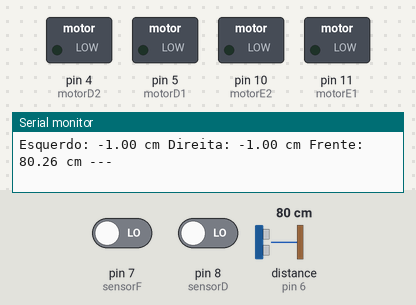
The sketch below on a simulated Arduino Uno, built with avr-gcc and run on an emulated ATmega328P. Shown: switched loads named in the sketch (green lamp = pin HIGH), the last lines printed to the serial monitor. Wiring (inferred from the names in the program): ultrasonic range finder: trigger pin 2; echo pin 6. Dashed ring = blinking. The inputs (shaded band) are chosen by the test bench; at power-on: distance to the obstacle (sensor on pin 6) 80 cm, pin 7 (sensorF) LOW, pin 8 (sensorD) LOW. The echo pulse lasts 58.3 µs per cm; pins used as bus, display or sensor lines are not drawn.

Above: at 1.2 s.
1.3 s: distance to the obstacle (sensor on pin 6) set to 2 cm
At 2.7 s:
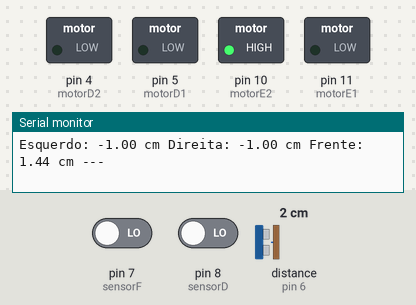
5.4 s: distance to the obstacle (sensor on pin 6) set to 18 cm
At 6.9 s:
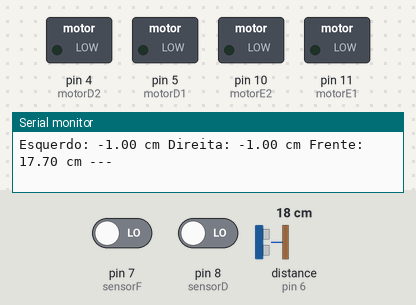
7.5 s: distance to the obstacle (sensor on pin 6) set to 4 cm
At 8.8 s:
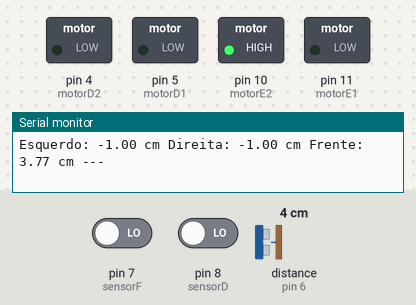
11.6 s: distance to the obstacle (sensor on pin 6) set to 35 cm
At 12.9 s:
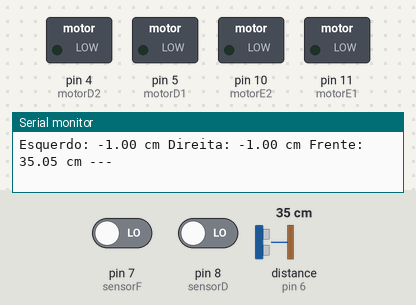
Timing chart, 0 to 14.4 s (numbered marks = the images above; inputs shaded):
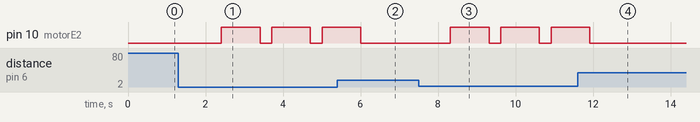

The sketch:

HC_SR04_Multiple.ino
```cpp
#include <HCSR04.h>
int pinVelD = 3;
int motorD1 = 5;
int motorD2 = 4;

int pinVelE = 9;
int motorE1 = 11;
int motorE2 = 10;

int sensorE= 6;
int sensorD= 8;
int sensorF= 7;

//int velo = 80;

byte triggerPin = 2;
byte echoCount = 3;
byte* echoPins = new byte[echoCount] {6, 7, 8};

void setup ()
{
  pinMode(sensorE,INPUT);
  pinMode(sensorD,INPUT);
  pinMode(sensorF,INPUT);

  pinMode(motorD1,OUTPUT);
  pinMode(motorD2,OUTPUT);
  pinMode(motorE1,OUTPUT);
  pinMode(motorE2,OUTPUT);

  Serial.begin(9600);
  HCSR04.begin(triggerPin, echoPins, echoCount);
}

void pararD()
{
  digitalWrite(motorD1, LOW);
  digitalWrite(motorD2, LOW);
  digitalWrite(pinVelD, 0);
}

void frenteD()
{
  digitalWrite(motorD1, HIGH);
  digitalWrite(motorD2, LOW);
  digitalWrite(pinVelD, 10);
}

void reversoD()
{
  digitalWrite(motorD1, LOW);
  digitalWrite(motorD2, HIGH);
  digitalWrite(pinVelD, 10);
}

void pararE()
{
  digitalWrite(motorE1, LOW);
  digitalWrite(motorE2, LOW);
  digitalWrite(pinVelE, 0);
}

void frenteE()
{
  digitalWrite(motorE1, HIGH);
  digitalWrite(motorE2, LOW);
  digitalWrite(pinVelE, 10);
}

void reversoE()
{
  digitalWrite(motorE1, LOW);
  digitalWrite(motorE2, HIGH);
  digitalWrite(pinVelE, 10);
}

void loop () {
  double* distances = HCSR04.measureDistanceCm();

  double distanciaF = distances[0];
  double distanciaE = distances[1];
  double distanciaD = distances[2];

  Serial.print("Esquerdo: ");
  Serial.print(distanciaE);
  Serial.print(" cm ");

  Serial.print("Direita: ");
  Serial.print(distanciaD);
  Serial.print(" cm ");

  Serial.print("Frente: ");
  Serial.print(distanciaF);
  Serial.print(" cm ");

  /*
  for (int i = 0; i < echoCount; i++) {
    Serial.print(i + 1);
    Serial.print(": ");
    Serial.print(distances[i]);
    Serial.println(" cm");
  }*/
  const double limiteFrente = 10;
  const double limiteLateral = 10;
  Serial.println("---");

 if(distanciaF < limiteFrente)
  {
    pararD();
    pararE();
    delay(300);
    reversoE();
    delay(300);
    pararD();
  }
  else if(distanciaE < limiteLateral)
  {
    pararD();
    pararE();
    delay(300);
    reversoE();
    pararE();
  }
  else if(distanciaD < limiteLateral)
  {
    pararD();
    pararE();
    delay(300);
    reversoD();
    delay(300);
    pararD();
  }
  else
  {
    frenteD();
    frenteE();
  }

  delay(600);
}
```

Measured:
- after the input at 1.3 s, pin 10 (motorE2): alternates HIGH for 1.0 s and LOW for 0.30 s, starting after 1.1 s
- after the input at 5.4 s, pin 10 (motorE2): goes on until 6.0 s, then stays LOW
- after the input at 7.5 s, pin 10 (motorE2): alternates HIGH for 1.0 s and LOW for 0.30 s, starting after 0.81 s
- after the input at 11.6 s, pin 10 (motorE2): goes on until 11.9 s, then stays LOW
